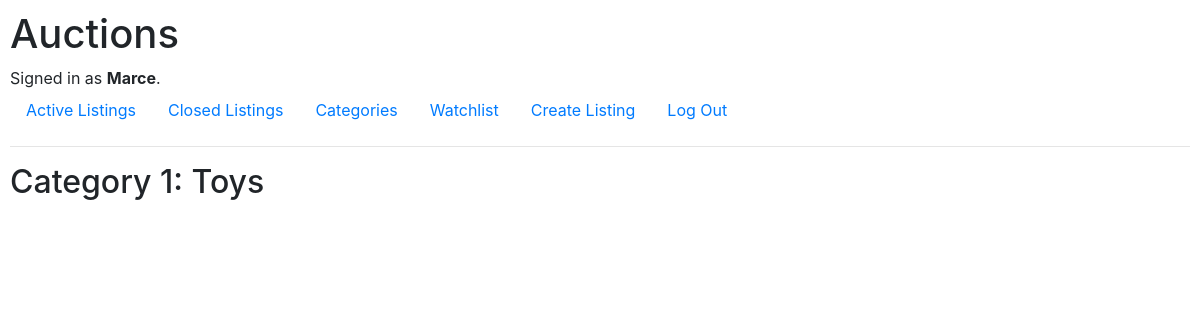
Page /categories/1 (signed in) on the earlier database version.
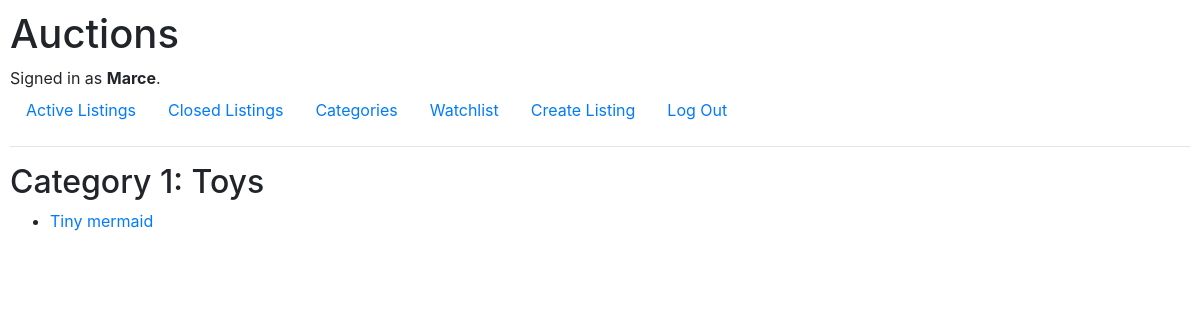
Same page on the later database version.
### auctions/models.py (models this page shows, shortened)
class Listing(models.Model):
    title = models.CharField(max_length=50)
    description = models.CharField(max_length=1000)
    starting_bid = models.DecimalField(max_digits=10, decimal_places=2)
    created_date = models.DateTimeField(auto_now_add=True)
    category_id = models.ForeignKey(Category, on_delete=models.CASCADE)
    followers = models.ManyToManyField(User)
    image_url = models.CharField(max_length=100)
    created_by = models.ForeignKey(User, on_delete=models.CASCADE, related_name='owned_listings')
    closed = models.BooleanField(default=False)

### auctions/views.py (the view)
# urls.py: path("categories/<int:category_id>", views.category, name="category"),
@login_required
def category(request, category_id):
    try:
        category = Category.objects.get(pk=category_id)
    except category.DoesNotExist:
        raise Http404("category not found.")
    return render(request, "auctions/category.html",
    {
        "category": category
    })

### auctions/templates/auctions/category.html (shortened to what this page needs)
{% extends "auctions/layout.html" %}
{% block body %}
    <h2>Category {{ category.id }}: {{ category.name }}</h2>
    <ul>
        {% for item in category.listing_set.all %}
        <li>
            <a href="{% url 'auctions:listing' item.id %}">
                {{ item.title }}
            </a>
        </li>
        {% endfor %}
    </ul>
{% endblock %}

Differences in the rows shown:
added Listing: title "Tiny mermaid"
